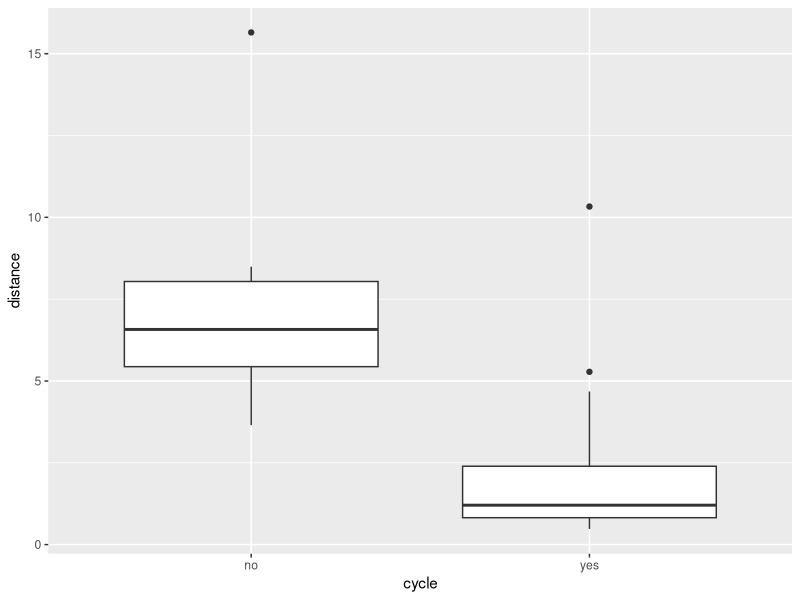
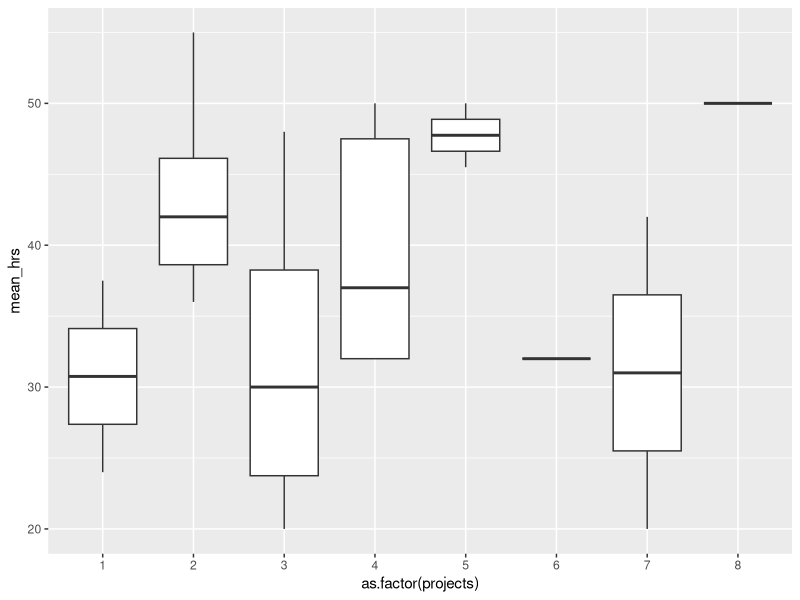
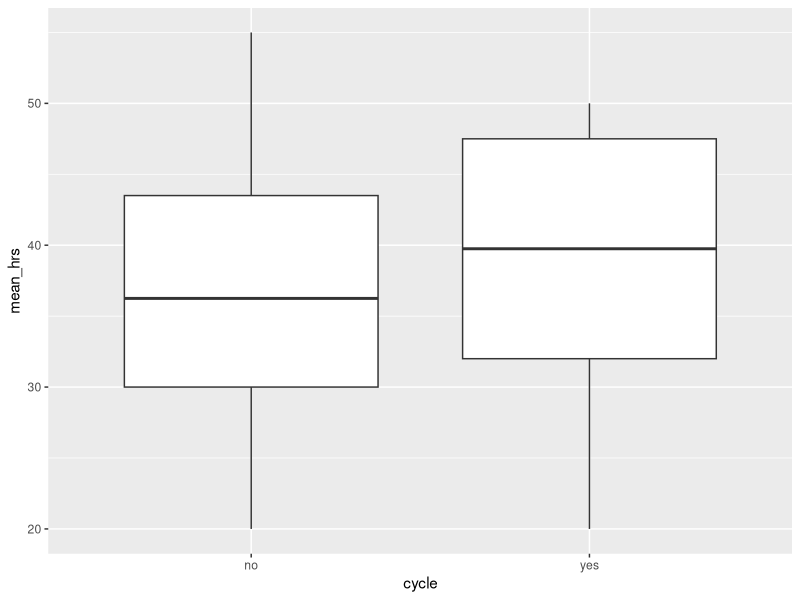
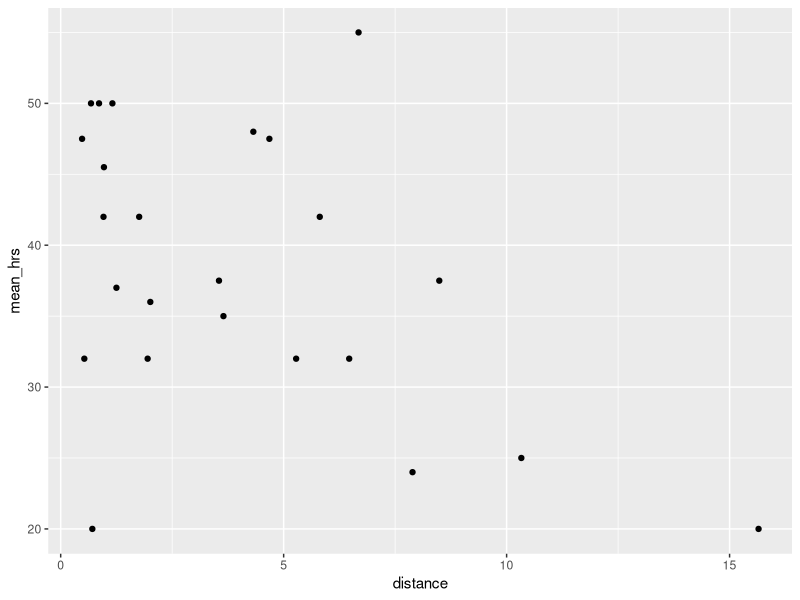
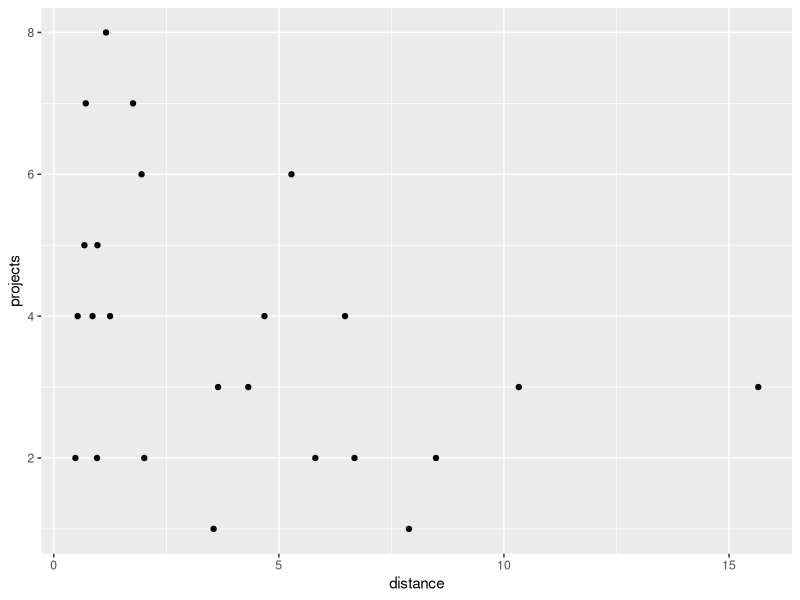
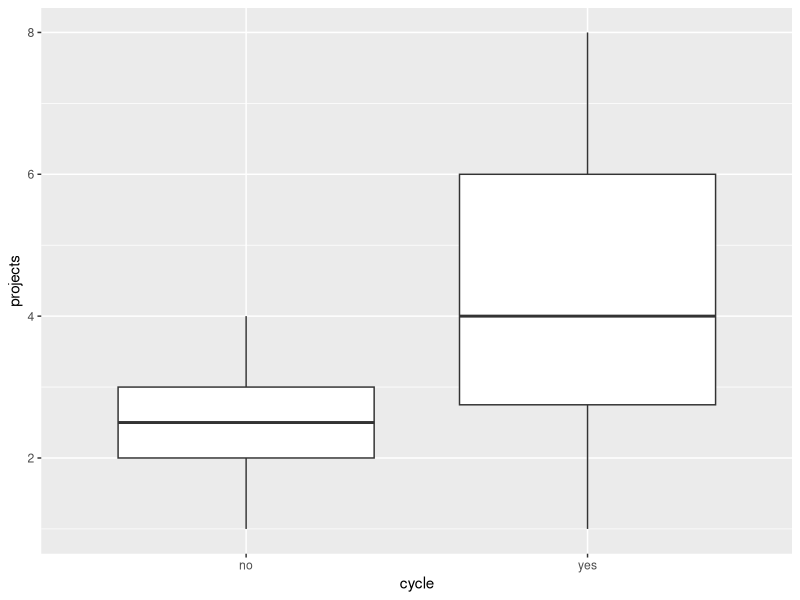
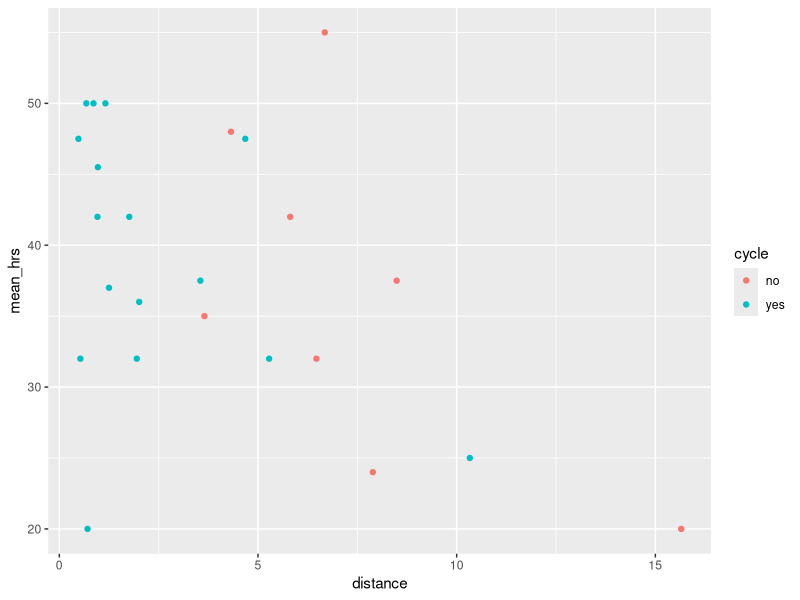
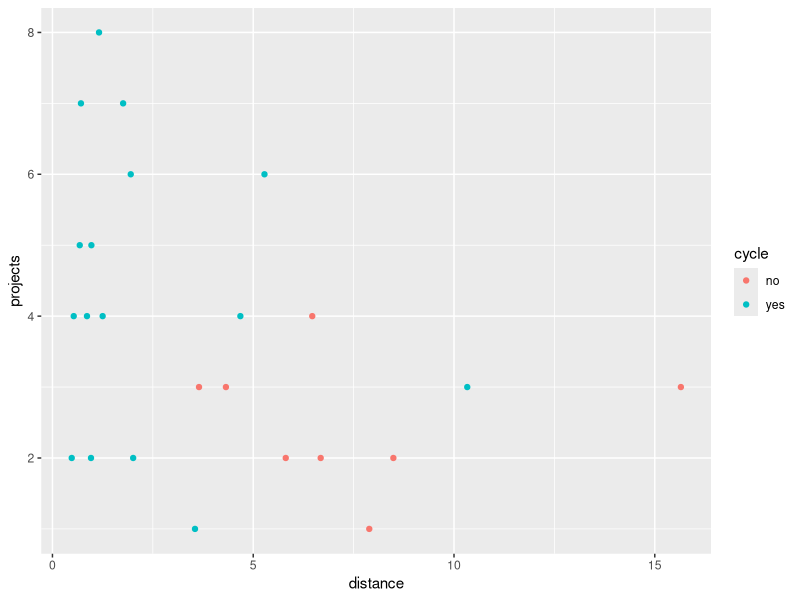

R code for these plots, in order:
## ---- chunk 1
knitr::opts_chunk$set(echo = TRUE)
library(tidyverse)
## ---- chunk 2
productivity <- read_csv("data/productivity.csv")

head(productivity)
## ---- chunk 3
# visualise using a boxplot

productivity %>%
  ggplot(aes(x=cycle, y=distance)) +
  geom_boxplot()

# compare distance between those who cycle vs those who don't
# NB: we use a t-test here, since there are only two groups

t.test(distance ~ cycle, data=productivity)

productivity %>%
  ggplot(aes(x=as.factor(projects), y=mean_hrs)) +
  geom_boxplot()

# construct a one-way ANOVA, treating projects as a categorical variable

lm_1 <- lm(mean_hrs ~ projects, data=productivity)
anova(lm_1)
## ---- chunk 4
# visualise using ggplot

productivity %>%
  ggplot(aes(x=cycle, y=mean_hrs)) +
  geom_boxplot()

# run a t-test to compare mean_hrs for those who cycle vs those who don't

t.test(mean_hrs ~ cycle, data=productivity)

productivity %>%
  ggplot(aes(x=distance, y=mean_hrs)) +
  geom_point()

# run a simple linear regression analysis

lm_2 <- lm(mean_hrs ~ distance, data=productivity)
anova(lm_2)
## ---- chunk 5
productivity %>%
  ggplot(aes(x=distance, y=projects)) +
  geom_point()

glm_1 <- glm(projects ~ distance, data=productivity,  family="poisson")
summary(glm_1)

productivity %>%
  ggplot(aes(x=cycle, y=projects)) +
  geom_boxplot()

glm_2 <- glm(projects ~ cycle, data=productivity, family="poisson")
summary(glm_2)
## ---- chunk 6
# use the filter function to retain only the rows where the staff member cycles

productivity_cycle <- productivity %>%
  filter(cycle=="yes")
## ---- chunk 7
productivity %>%
  ggplot(aes(x=distance, y=mean_hrs, colour=cycle)) +
  geom_point()

lm_3 <- lm(mean_hrs ~ distance, data=productivity_cycle)
anova(lm_3)

productivity %>%
  ggplot(aes(x=distance, y=projects, colour=cycle)) +
  geom_point()

glm_3 <- glm(projects ~ distance, data=productivity_cycle,  family="poisson")
summary(glm_3)
